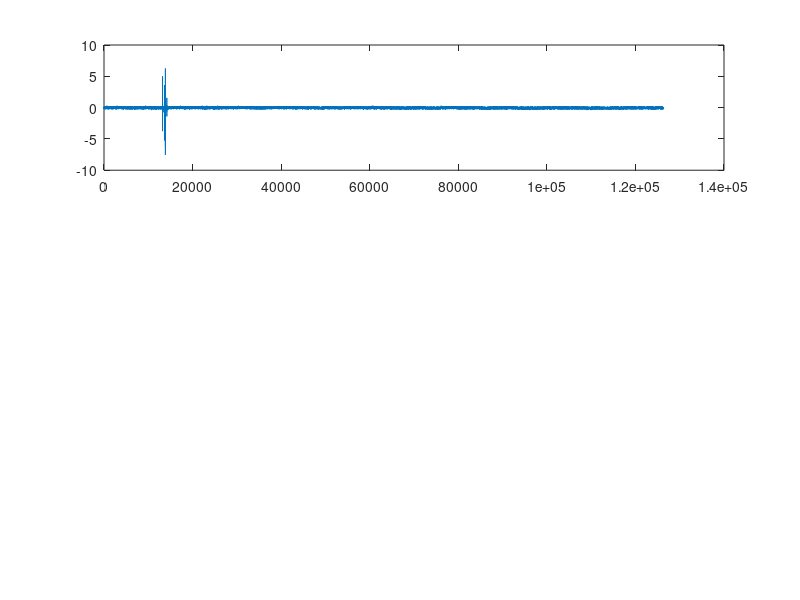

MATLAB code for this plot: (Note: this script raises an error after producing the figure.)
%% IMU test
close all
clear
clc

% data=csvread('imu_data_060417.csv',1,0);
load imu_data_06042017

% Get sensor data
xgyro=data(:,3);
xgyro=xgyro(xgyro<10);
xgyro=xgyro(xgyro>-10);
ygyro=data(:,4);
ygyro=ygyro(ygyro<10);
ygyro=ygyro(ygyro>-20);
zgyro=data(:,5);
zgyro=zgyro(zgyro<10);
zgyro=zgyro(zgyro>-10);
xacc=data(:,6);
yacc=data(:,7);
zacc=data(:,8);
xmag=data(:,9);
ymag=data(:,10);
zmag=data(:,11);

% Calculate variances and biases of the gyro
sigma2_xgyro=var(xgyro,'omitnan');
sigma2_ygyro=var(ygyro,'omitnan');
sigma2_zgyro=var(zgyro,'omitnan');

bias_xgyro=mean(xgyro);
bias_ygyro=mean(ygyro);
bias_zgyro=mean(zgyro);

% Calculate roll and pitch
roll=atan(yacc./sqrt(xacc.^2+zacc.^2));
pitch=atan(xacc./sqrt(yacc.^2+zacc.^2));

% Calculate yaw
Mxh=xmag.*cos(pitch)+ymag.*sin(roll).*sin(pitch)+zmag.*cos(roll).*sin(pitch);
Myh=ymag.*cos(roll)+zmag.*sin(roll);
yaw=atan(Myh./Mxh);

% Calculate variances of roll, pitch and yaw
sigma2_roll=var(roll,'omitnan');
sigma2_pitch=var(pitch,'omitnan');
sigma2_yaw=var(yaw,'omitnan');

FigHandle = figure('Position', [50, 50, 900, 600]);
subplot(3,1,1)
plot(xgyro)
FigureLatex('$\dot{\phi}_\mathrm{gyro}$',0,0,0,0,0,0,14,14,1.2)
subplot(3,1,2)
plot(ygyro)
FigureLatex('$\dot{\theta}_\mathrm{gyro}$',0,'Angular Velocity [rad/s]',0,0,0,0,14,14,1.2)
subplot(3,1,3)
plot(zgyro)
FigureLatex('$\dot{\psi}_\mathrm{gyro}$','Sample',0,0,0,0,0,14,14,1.2)

FigHandle = figure('Position', [50, 50, 900, 600]);
subplot(3,1,1)
plot(roll)
FigureLatex('$\phi_\mathrm{acc}$',0,0,0,0,0,0,14,14,1.2)
subplot(3,1,2)
plot(pitch)
FigureLatex('$\theta_\mathrm{acc}$',0,'Angular Position [rad]',0,0,0,0,14,14,1.2)
subplot(3,1,3)
plot(yaw)
FigureLatex('$\psi_\mathrm{mag}$ ','Sample',0,0,0,0,0,14,14,1.2)

